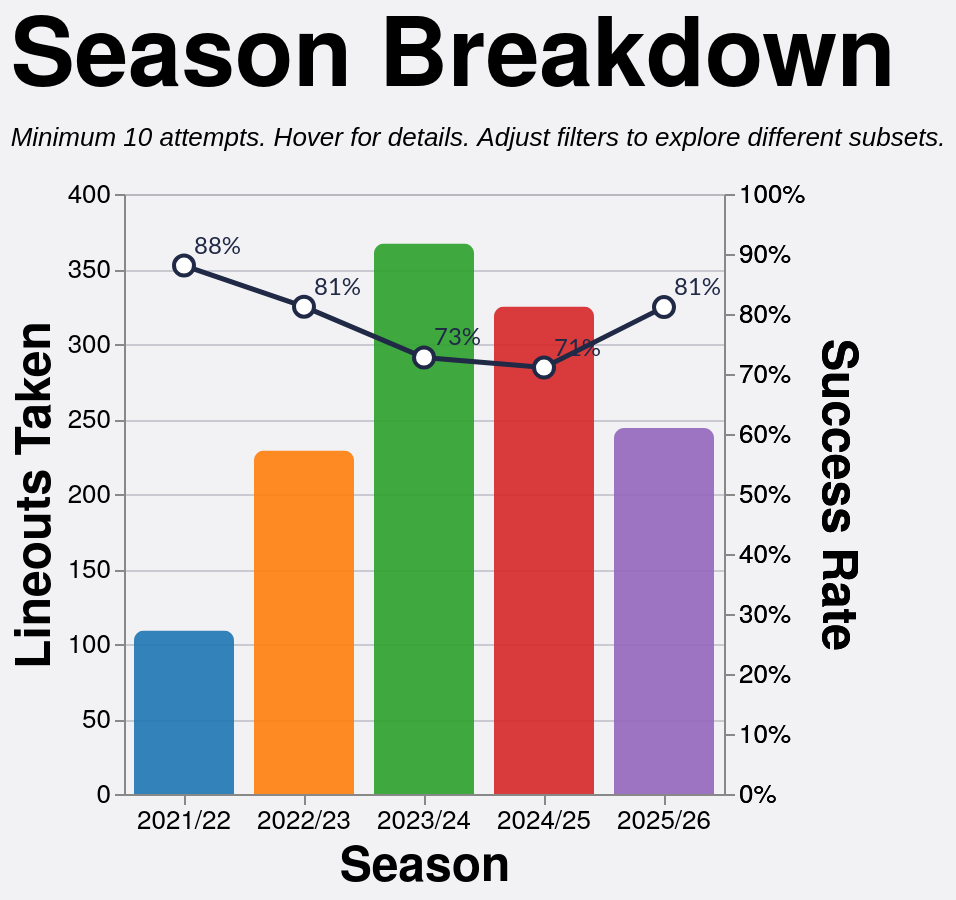

The specification (Vega-Lite) saved for this image:
### Vega-Lite specification from a JSON file in a GitHub repository (floating-point values rounded to 4 significant figures; data arrays with more than 128 entries replaced by an {"elided": "..."} marker saying what was removed)
{"config": {"axis": {"labelFont": "PT Sans Narrow, Helvetica Neue, Helvetica, Arial, sans-serif", "titleFont": "PT Sans Narrow, Helvetica Neue, Helvetica, Arial, sans-serif", "labelFontSize": 13, "titleFontSize": 24, "gridColor": "#202947", "gridOpacity": 0.2, "zindex": 1}, "text": {"font": "Lato, sans-serif"}, "bar": {"cornerRadiusEnd": 5}, "header": {"labelFont": "PT Sans Narrow, Helvetica Neue, Helvetica, Arial, sans-serif", "titleFont": "PT Sans Narrow, Helvetica Neue, Helvetica, Arial, sans-serif", "labelFontSize": 24, "titleFontSize": 28, "labelFontWeight": "bold", "orient": "left"}, "legend": {"labelFont": "PT Sans Narrow, Helvetica Neue, Helvetica, Arial, sans-serif", "titleFont": "PT Sans Narrow, Helvetica Neue, Helvetica, Arial, sans-serif", "labelFontSize": 14, "titleFontSize": 16, "titlePadding": 5, "fillColor": "white", "strokeColor": "black", "padding": 10, "titleFontWeight": "lighter", "titleFontStyle": "italic", "titleColor": "gray", "offset": 10}, "title": {"font": "PT Sans Narrow, Helvetica Neue, Helvetica, Arial, sans-serif", "fontSize": 48, "fontWeight": "bold", "anchor": "start", "align": "center", "titlePadding": 20, "subtitlePadding": 10, "subtitleFontSize": 13, "subtitleColor": "", "subtitleFontStyle": "italic", "offset": 15, "color": "black"}, "axisX": {"labelAngle": 0}, "facet": {"title": null, "header": null, "align": {"row": "each", "column": "each"}}, "resolve": {"scale": {"y": "independent", "facet": "independent"}}, "background": "#f2f1f4", "scale": {"offsetBandPaddingOuter": 0.2, "offsetBandPaddingInner": 0.1}}, "layer": [{"mark": {"type": "bar", "opacity": 0.9, "size": 50}, "encoding": {"color": {"field": "season", "legend": null, "scale": {"scheme": "category10"}, "type": "nominal"}, "stroke": {"value": "transparent"}, "tooltip": [{"field": "season", "title": "Season", "type": "nominal"}, {"field": "attempts", "format": ",.0f", "title": "Attempts", "type": "quantitative"}, {"field": "won", "format": ",.0f", "title": "Won", "type": "quantitative"}, {"field": "success_rate", "format": ".1%", "title": "Success Rate", "type": "quantitative"}], "x": {"axis": {"labelAngle": 0}, "field": "season", "sort": ["2021/22", "2022/23", "2023/24", "2024/25", "2025/26"], "title": "Season", "type": "nominal"}, "y": {"field": "attempts", "title": "Lineouts Taken", "type": "quantitative"}}, "transform": [{"filter": "(loSquad == 'All' || datum.squad == loSquad) && (loSeason == 'All' || datum.season == loSeason) && (loGameType == 'All' || (loGameType == 'League + Cup' && (datum.game_type == 'League' || datum.game_type == 'Cup')) || (loGameType == 'League only' && datum.game_type == 'League') || datum.game_type == loGameType) && (loThrower == 'All' || datum.thrower == loThrower) && (loJumper == 'All' || datum.jumper == loJumper) && (loArea == 'All' || datum.area == loArea) && (loNumbers == 'All' || datum.numbers == loNumbers)"}, {"aggregate": [{"op": "count", "as": "attempts"}, {"op": "sum", "field": "won", "as": "won"}], "groupby": ["season"]}, {"filter": "datum.attempts >= 10"}, {"calculate": "datum.won / datum.attempts", "as": "success_rate"}]}, {"mark": {"type": "line", "point": {"fill": "white", "filled": false, "size": 100, "stroke": "#202946"}, "stroke": "#202946", "strokeWidth": 2.5}, "encoding": {"tooltip": [{"field": "season", "title": "Season", "type": "nominal"}, {"field": "attempts", "format": ",.0f", "title": "Attempts", "type": "quantitative"}, {"field": "won", "format": ",.0f", "title": "Won", "type": "quantitative"}, {"field": "success_rate", "format": ".1%", "title": "Success Rate", "type": "quantitative"}], "x": {"axis": {"labelAngle": 0}, "field": "season", "sort": ["2021/22", "2022/23", "2023/24", "2024/25", "2025/26"], "title": "Season", "type": "nominal"}, "y": {"axis": {"format": "%"}, "field": "success_rate", "scale": {"domain": [0, 1]}, "title": "Success Rate", "type": "quantitative"}}, "transform": [{"filter": "(loSquad == 'All' || datum.squad == loSquad) && (loSeason == 'All' || datum.season == loSeason) && (loGameType == 'All' || (loGameType == 'League + Cup' && (datum.game_type == 'League' || datum.game_type == 'Cup')) || (loGameType == 'League only' && datum.game_type == 'League') || datum.game_type == loGameType) && (loThrower == 'All' || datum.thrower == loThrower) && (loJumper == 'All' || datum.jumper == loJumper) && (loArea == 'All' || datum.area == loArea) && (loNumbers == 'All' || datum.numbers == loNumbers)"}, {"aggregate": [{"op": "count", "as": "attempts"}, {"op": "sum", "field": "won", "as": "won"}], "groupby": ["season"]}, {"filter": "datum.attempts >= 10"}, {"calculate": "datum.won / datum.attempts", "as": "success_rate"}]}, {"mark": {"type": "text", "align": "left", "baseline": "middle", "color": "#202946", "dx": 5, "dy": -10, "fontSize": 12}, "encoding": {"text": {"field": "success_rate", "format": ".0%", "type": "quantitative"}, "x": {"axis": {"labelAngle": 0}, "field": "season", "sort": ["2021/22", "2022/23", "2023/24", "2024/25", "2025/26"], "title": "Season", "type": "nominal"}, "y": {"axis": {"format": "%"}, "field": "success_rate", "scale": {"domain": [0, 1]}, "title": "Success Rate", "type": "quantitative"}}, "transform": [{"filter": "(loSquad == 'All' || datum.squad == loSquad) && (loSeason == 'All' || datum.season == loSeason) && (loGameType == 'All' || (loGameType == 'League + Cup' && (datum.game_type == 'League' || datum.game_type == 'Cup')) || (loGameType == 'League only' && datum.game_type == 'League') || datum.game_type == loGameType) && (loThrower == 'All' || datum.thrower == loThrower) && (loJumper == 'All' || datum.jumper == loJumper) && (loArea == 'All' || datum.area == loArea) && (loNumbers == 'All' || datum.numbers == loNumbers)"}, {"aggregate": [{"op": "count", "as": "attempts"}, {"op": "sum", "field": "won", "as": "won"}], "groupby": ["season"]}, {"filter": "datum.attempts >= 10"}, {"calculate": "datum.won / datum.attempts", "as": "success_rate"}]}], "data": {"name": "data-15e79532cff8ae58bb045c3a34749407"}, "height": 300, "params": [{"name": "loSquad", "value": "All"}, {"name": "loSeason", "value": "All"}, {"name": "loGameType", "value": "All"}, {"name": "loThrower", "value": "All"}, {"name": "loJumper", "value": "All"}, {"name": "loArea", "value": "All"}, {"name": "loNumbers", "value": "All"}], "resolve": {"scale": {"y": "independent"}}, "title": {"text": "Season Breakdown", "subtitle": "Minimum 10 attempts. Hover for details. Adjust filters to explore different subsets."}, "width": {"step": 60}, "$schema": "https://vega.github.io/schema/vega-lite/v5.20.1.json", "datasets": {"data-15e79532cff8ae58bb045c3a34749407": {"elided": "1274 records"}}}
